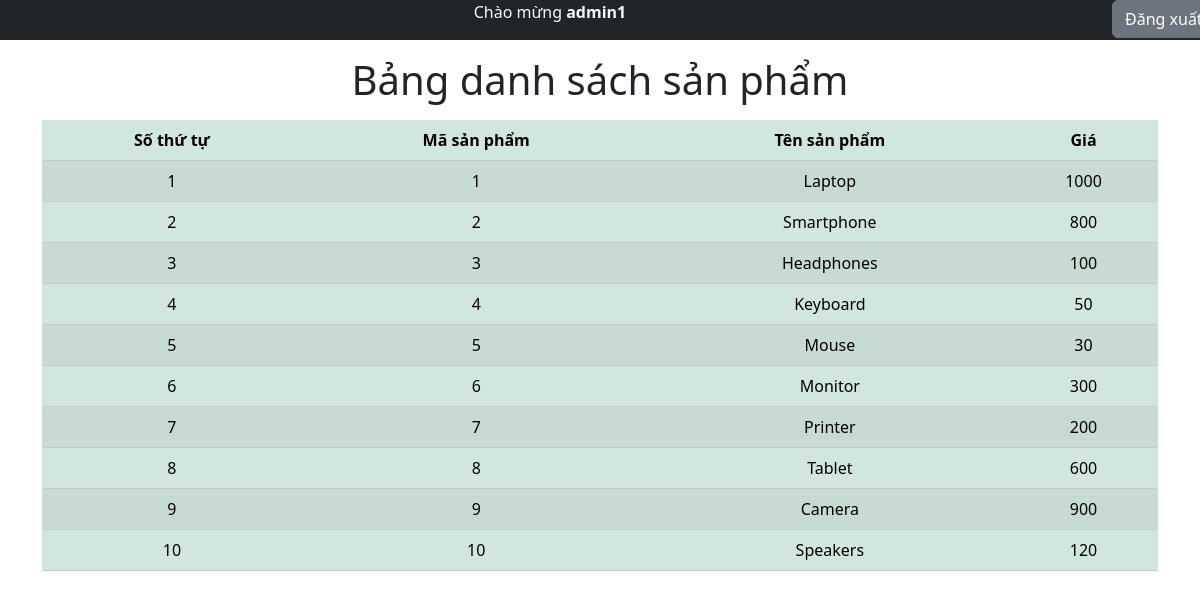
Screenshot of /CRUD_Basic/home.php (signed in) with the database file from the repository.
### tables this page shows
create table product(
product_id int AUTO_INCREMENT ,
primary key (product_id),
product_name varchar(50),
price float,
create_by DATETIME default CURRENT_TIMESTAMP ,
update_by varchar(50) 
);

### CRUD_Basic/connection.php (called while the page is built, shortened)
<?php
$servername = "localhost";
$username = "root";
$password = "123456789";
$dbname = "crud_basic";
$conn = new mysqli($servername, $username, $password, $dbname);
function getProduct()
{
    global $conn;
    $sql = "select * from product";
    try {
        $result = $conn->query($sql);
    } catch (Exception $e) {
        return null;
    }
    if ($result->num_rows > 0) {
        $arr = array();
        while ($product = $result->fetch_assoc()) {
            $arr[] = array(
                'product_id' => $product['product_id'],
                'product_name' => $product['product_name'],
                'price' => $product['price'],
                'create_by' => $product['create_by'],
                'update_by' => $product['update_by']
            );
        }
        return $arr;
    }
    return null;
}

### CRUD_Basic/home.php (the view, shortened to what this page needs)
<?php
require 'connection.php';
?>
<!DOCTYPE html>
<html lang="en">
<head>
    <link href="https://cdn.jsdelivr.net/npm/bootstrap@5.3.0/dist/css/bootstrap.min.css" rel="stylesheet">
</head>
<body>
<div class="container-fluid bg-dark text-light text-center">
    <div class="row">
        <p class="col-md-11">Chào mừng <strong> <?php echo $_SESSION['user_login']; ?></strong></p>
        <div class="col-md-1">
            <form action="" method="post">
                <input type="submit" name="btn_logout" value="Đăng xuất" class="btn btn-secondary">
            </form>
        </div>
    </div>
</div>
<div class="container mt-3">
    <?php if (is_array(getProduct())) { ?>
        <table class="table table-success table-hover table-striped text-center ">
            <h1 class="text-center mb-3">Bảng danh sách sản phẩm</h1>
            <thead>
            <tr>
                <th>Số thứ tự</th>
                <th>Mã sản phẩm</th>
                <th>Tên sản phẩm</th>
                <th>Giá</th>
            </tr>
            </thead>
            <tbody>
            <?php
            $arr = getProduct();
            $count = 0;
            foreach ($arr as $value) {
                $count++;
                ?>
                <tr class="hidee selected-row">
                    <td><?php echo $count; ?></td>
                    <td><?php echo $value['product_id']; ?></td>
                    <td><?php echo $value['product_name']; ?></td>
                    <td><?php echo $value['price']; ?></td>
                </tr>
            <?php } ?>
            </tbody>
        </table>
        <?php
    } else {
        echo "không có dữ liệu vui lòng thêm dữ liệu";
    }
    ?>
</div>
</body>
</html>

### CRUD_Basic/home.php (style rules this page uses)
body { position: relative; }

### rows the page displays
product: product_id "1", product_name "Laptop", price "1000"
product: product_id "2", product_name "Smartphone", price "800"
product: product_id "3", product_name "Headphones", price "100"
product: product_id "4", product_name "Keyboard", price "50"
product: product_id "5", product_name "Mouse", price "30"
product: product_id "6", product_name "Monitor", price "300"
product: product_id "7", product_name "Printer", price "200"
product: product_id "8", product_name "Tablet", price "600"
product: product_id "9", product_name "Camera", price "900"
product: product_id "10", product_name "Speakers", price "120"

### other values shown
$_SESSION['user_login'] "admin1"
